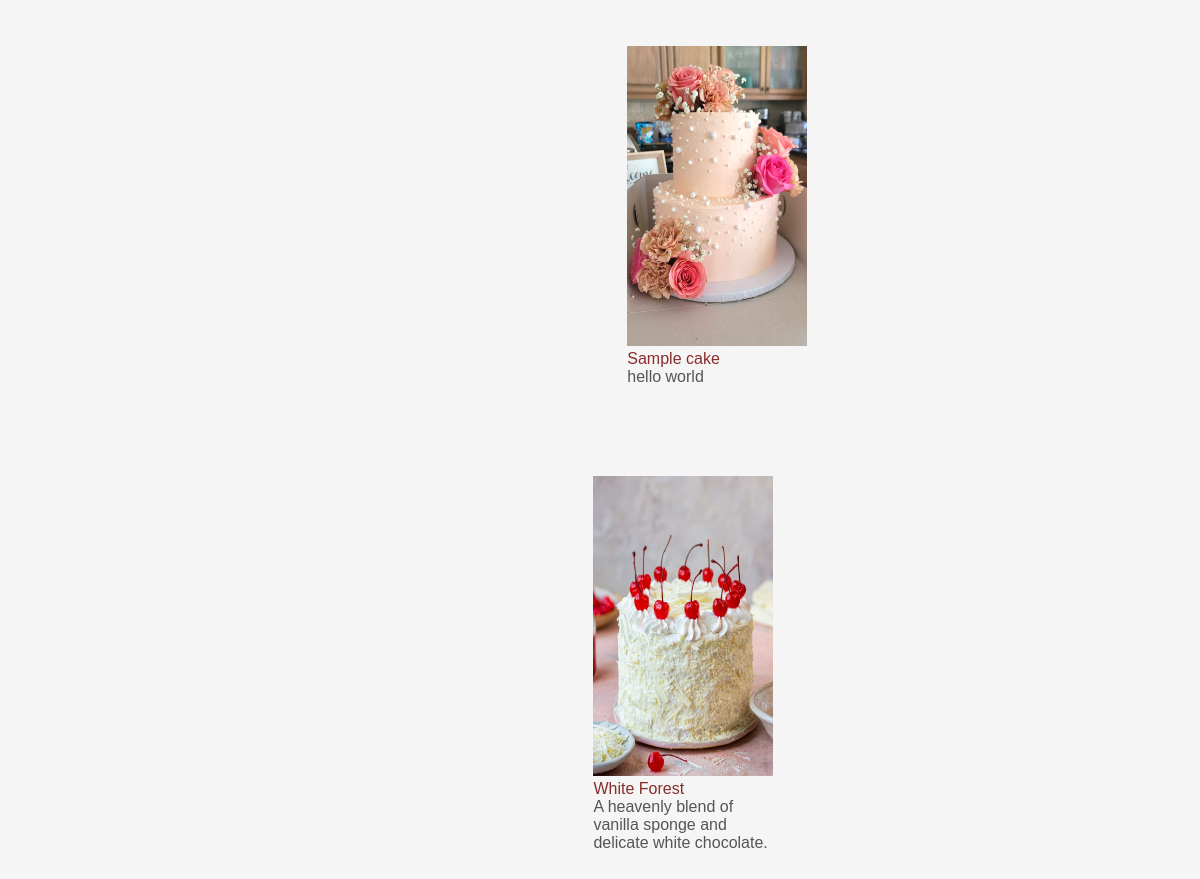
Before: /index/ (lower part) with the older database file.
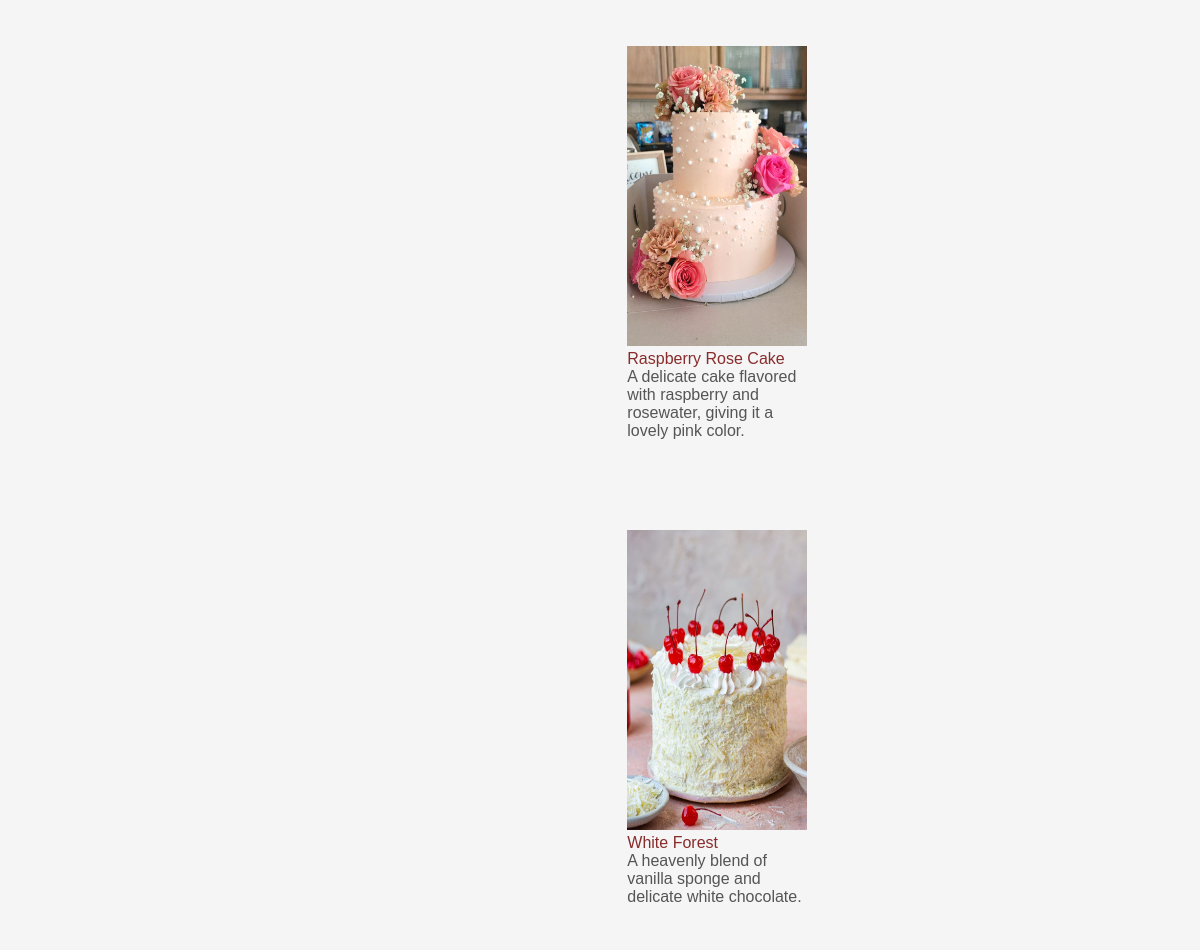
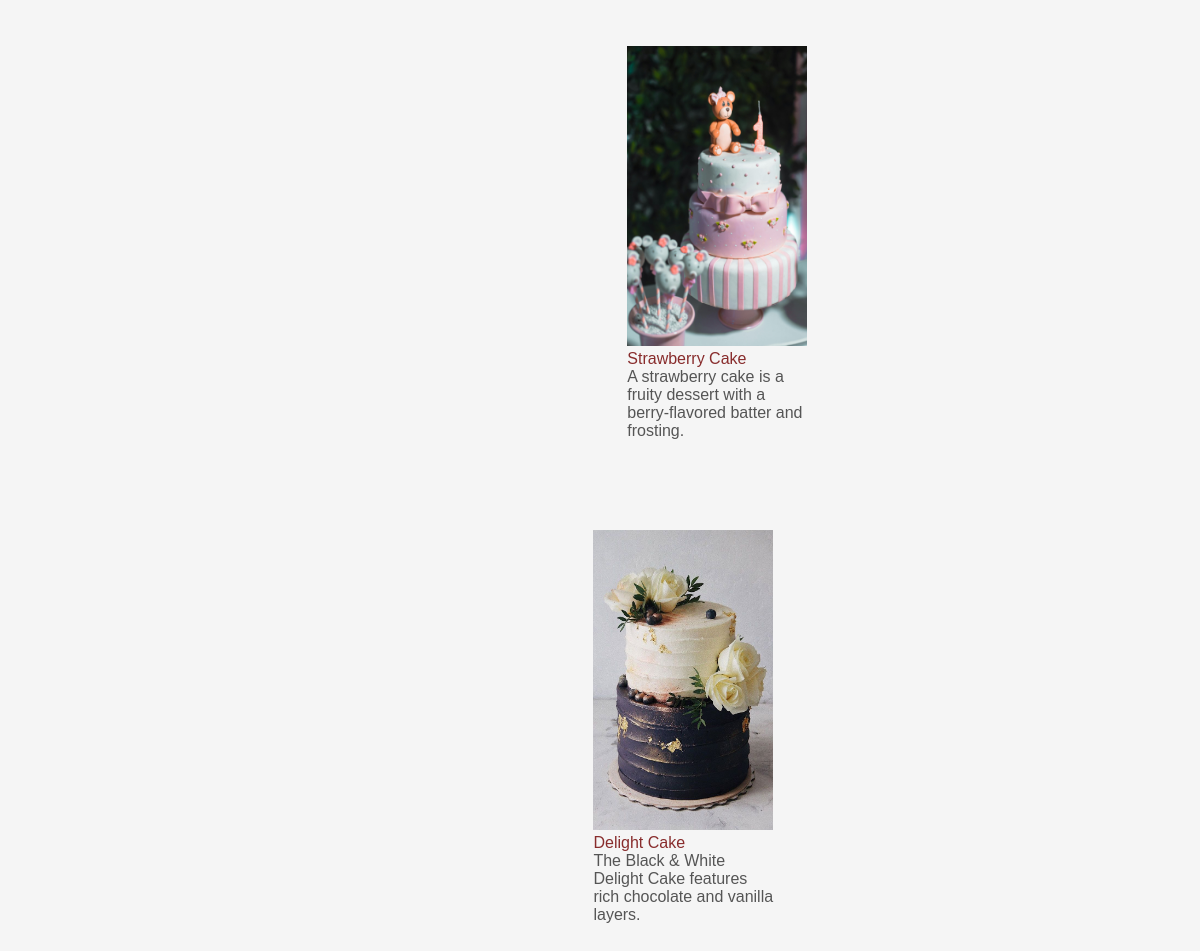
After: the same page with the newer database file (2 pictures, top to bottom).
### store/models.py (models this page shows, shortened)
class Cake(models.Model):
    title=models.CharField(max_length=200,unique=True)
    description=models.TextField(null=True)
    image=models.ImageField(upload_to="cake_images",default="default.jpg",null=True,blank=True)
    category_object=models.ForeignKey(Category,on_delete=models.CASCADE)
    flavour_object=models.ManyToManyField(Flavour)
    occasion_object=models.ManyToManyField(Occasion)
    shape_object=models.ManyToManyField(Shape)
    created_date=models.DateTimeField(auto_now_add=True)
    updated_date=models.DateTimeField(auto_now=True)
    is_active=models.BooleanField(default=True)

### store/views.py (the view)
# urls.py: path('index/',views.IndexView.as_view(),name="index"),
class IndexView(View):
    def get(self,request,*args,**kwargs):
        qs=Cake.objects.all()
        return render(request,"index.html",{"data":qs})

### store/templates/index.html (shortened to what this page needs)
{%extends 'base.html'%}
{%load static%}
{% block main_block %}
<div class="small-container">
    <div class="row">
        {%for p in data%}
        <div class="col-4">
            <a href="{%url 'cake-detail' p.id%}"><img src="{{p.image.url}}" alt="product-1" height="300px"></a>
            <a href="{%url 'cake-detail' p.id%}"><h4>{{p.title}}</h4></a>
            <p>{{p.description}}</p>
        </div>
        {%endfor%}
        <br>
    </div>
</div>
{%endblock%}

Changed rows visible on the page:
changed Cake: title "Sample cake" → "Raspberry Rose Cake"; description "hello world" → "A delicate cake flavored with raspberry and rosewater, giving it a lovely pink color."
added Cake: image (picture), title "Strawberry Cake", description "A strawberry cake is a fruity dessert with a berry-flavored batter and frosting."
added Cake: image (picture), title "Delight Cake", description "The Black & White Delight Cake features rich chocolate and vanilla layers."
